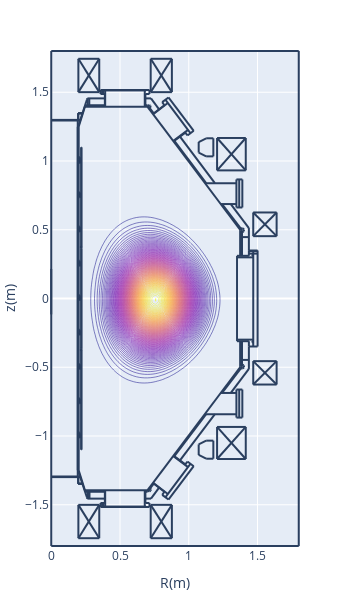

Notebook source saved alongside this figure:
### Code cell
# pressure
pl.d_contour(cond['pressure'])

### Figure 1 — Plotly figure (JSON) as saved in the notebook; plotly's stock layout.template omitted (floating-point values rounded to 4 significant figures; data arrays with more than 128 entries replaced by an {"elided": "..."} marker saying what was removed)
{"data": [{"contours": {"coloring": "lines"}, "dx": 0.02, "dy": 0.02, "ncontours": 100, "showscale": false, "type": "contour", "x0": 0, "y0": -1.8, "z": {"elided": "181x91 float values"}}], "layout": {"height": 597.3, "margin": {"autoexpand": false, "b": 50, "l": 50, "r": 50, "t": 50}, "shapes": [{"type": "line", "x0": 0.2652, "x1": 0.2652, "y0": -1.406, "y1": -1.455}, {"type": "line", "x0": 0.2766, "x1": 0.2766, "y0": -1.406, "y1": -1.455}, {"type": "line", "x0": 0.1927, "x1": 0.1927, "y0": -1.299, "y1": 1.299}, {"type": "line", "x0": 0.1927, "x1": 0.1927, "y0": -1.249, "y1": 1.249}, {"type": "line", "x0": 0.195, "x1": 0.195, "y0": -1.251, "y1": 1.249}, {"type": "line", "x0": 0.1995, "x1": 0.1995, "y0": -1.249, "y1": 1.249}, {"type": "line", "x0": 1.376, "x1": 0.7005, "y0": 0.4965, "y1": 1.394}, {"type": "line", "x0": 0.2199, "x1": 0.2199, "y0": 0.3695, "y1": 1.099}, {"type": "line", "x0": 0.2176, "x1": 0.2176, "y0": 0.3695, "y1": 1.099}, {"type": "line", "x0": 1.376, "x1": 0.7005, "y0": -0.4965, "y1": -1.394}, {"type": "line", "x0": 0.2176, "x1": 0.2176, "y0": -0.3695, "y1": -1.099}, {"type": "line", "x0": 0.2199, "x1": 0.2199, "y0": -0.3695, "y1": -1.099}, {"type": "line", "x0": 0.1995, "x1": 0.2448, "y0": -1.249, "y1": -1.394}, {"type": "line", "x0": 0.1972, "x1": 0.1972, "y0": -1.299, "y1": -1.344}, {"type": "line", "x0": 0.195, "x1": 0.195, "y0": -1.299, "y1": -1.349}, {"type": "line", "x0": 0.195, "x1": 0.229, "y0": -1.349, "y1": -1.349}, {"type": "line", "x0": 0.195, "x1": 0.2267, "y0": -1.344, "y1": -1.344}, {"type": "line", "x0": 0.1995, "x1": 0.1995, "y0": -0.9975, "y1": -0.9748}, {"type": "line", "x0": 0.2086, "x1": 0.2086, "y0": -1.009, "y1": -0.9907}, {"type": "line", "x0": 0.2086, "x1": 0.2086, "y0": -1.009, "y1": -0.9929}, {"type": "line", "x0": 0.2063, "x1": 0.2063, "y0": -1.011, "y1": -0.9748}, {"type": "line", "x0": 0, "x1": 0.2108, "y0": -1.294, "y1": -1.294}, {"type": "line", "x0": 0, "x1": 0.2131, "y0": -1.299, "y1": -1.299}, {"type": "line", "x0": 0.1995, "x1": 0.1995, "y0": -1.011, "y1": -1.002}, {"type": "line", "x0": 0.2063, "x1": 0.2086, "y0": -1.007, "y1": -1.007}, {"type": "line", "x0": 0.2086, "x1": 0.2086, "y0": -1.004, "y1": -1.004}, {"type": "line", "x0": 0.2086, "x1": 0.2176, "y0": -1.009, "y1": -1.009}, {"type": "line", "x0": 0.1995, "x1": 0.2063, "y0": -1.011, "y1": -1.011}, {"type": "line", "x0": 0.2199, "x1": 0.2176, "y0": -1.099, "y1": -1.099}, {"type": "line", "x0": 0.2063, "x1": 0.2086, "y0": -0.9929, "y1": -0.9929}, {"type": "line", "x0": 0.2086, "x1": 0.2086, "y0": -0.9975, "y1": -0.9975}, {"type": "line", "x0": 0.2086, "x1": 0.2176, "y0": -0.9929, "y1": -0.9929}, {"type": "line", "x0": 0.2086, "x1": 0.2176, "y0": -0.9907, "y1": -0.9907}, {"type": "line", "x0": 0.1995, "x1": 0.2063, "y0": -0.9748, "y1": -0.9748}, {"type": "line", "x0": 0.2086, "x1": 0.2176, "y0": -0.7594, "y1": -0.7594}, {"type": "line", "x0": 0.1995, "x1": 0.2063, "y0": -0.7617, "y1": -0.7617}, {"type": "line", "x0": 0.2086, "x1": 0.2086, "y0": -0.7594, "y1": -0.7413}, {"type": "line", "x0": 0.2086, "x1": 0.2086, "y0": -0.7594, "y1": -0.739}, {"type": "line", "x0": 0.1995, "x1": 0.1995, "y0": -0.7617, "y1": -0.7526}, {"type": "line", "x0": 0.2063, "x1": 0.2063, "y0": -0.7617, "y1": -0.7254}, {"type": "line", "x0": 0.1995, "x1": 0.2063, "y0": -0.7254, "y1": -0.7254}, {"type": "line", "x0": 0.2086, "x1": 0.2176, "y0": -0.739, "y1": -0.739}, {"type": "line", "x0": 0.2086, "x1": 0.2176, "y0": -0.7413, "y1": -0.7413}, {"type": "line", "x0": 0.2086, "x1": 0.2086, "y0": -0.7526, "y1": -0.7526}, {"type": "line", "x0": 0.2063, "x1": 0.2086, "y0": -0.7572, "y1": -0.7572}, {"type": "line", "x0": 0.2086, "x1": 0.2086, "y0": -0.7458, "y1": -0.7458}, {"type": "line", "x0": 0.2063, "x1": 0.2086, "y0": -0.7436, "y1": -0.7436}, {"type": "line", "x0": 0.1995, "x1": 0.1995, "y0": -0.7481, "y1": -0.7254}, {"type": "line", "x0": 0.3582, "x1": 0.7141, "y0": -1.517, "y1": -1.517}, {"type": "line", "x0": 0.3854, "x1": 0.6869, "y0": -1.514, "y1": -1.514}, {"type": "line", "x0": 0.3854, "x1": 0.6869, "y0": -1.514, "y1": -1.514}, {"type": "line", "x0": 0.2426, "x1": 0.7096, "y0": -1.394, "y1": -1.394}, {"type": "line", "x0": 0.3922, "x1": 0.3922, "y0": -1.514, "y1": -1.394}, {"type": "line", "x0": 0.3582, "x1": 0.3582, "y0": -1.517, "y1": -1.487}, {"type": "line", "x0": 0.3786, "x1": 0.3786, "y0": -1.517, "y1": -1.487}, {"type": "line", "x0": 0.3695, "x1": 0.3695, "y0": -1.517, "y1": -1.487}, {"type": "line", "x0": 0.3831, "x1": 0.3831, "y0": -1.517, "y1": -1.512}, {"type": "line", "x0": 0.3831, "x1": 0.3854, "y0": -1.512, "y1": -1.514}, {"type": "line", "x0": 0.3854, "x1": 0.3854, "y0": -1.514, "y1": -1.514}, {"type": "line", "x0": 0.3899, "x1": 0.263, "y0": -1.455, "y1": -1.455}, {"type": "line", "x0": 0.3582, "x1": 0.3899, "y0": -1.487, "y1": -1.487}, {"type": "line", "x0": 0.2471, "x1": 0.3899, "y0": -1.406, "y1": -1.406}, {"type": "line", "x0": 0.2766, "x1": 0.2766, "y0": -1.455, "y1": -1.406}, {"type": "line", "x0": 0.2652, "x1": 0.2652, "y0": -1.455, "y1": -1.406}, {"type": "line", "x0": 0.2584, "x1": 0.263, "y0": -1.444, "y1": -1.455}, {"type": "line", "x0": 0.2426, "x1": 0.2448, "y0": -1.394, "y1": -1.392}, {"type": "line", "x0": 0.3899, "x1": 0.3899, "y0": -1.487, "y1": -1.394}, {"type": "line", "x0": 0.6801, "x1": 0.6801, "y0": -1.514, "y1": -1.394}, {"type": "line", "x0": 0.7141, "x1": 0.7141, "y0": -1.517, "y1": -1.487}, {"type": "line", "x0": 0.6914, "x1": 0.6914, "y0": -1.517, "y1": -1.512}, {"type": "line", "x0": 0.6914, "x1": 0.6869, "y0": -1.512, "y1": -1.514}, {"type": "line", "x0": 0.6869, "x1": 0.6869, "y0": -1.514, "y1": -1.514}, {"type": "line", "x0": 0.6846, "x1": 0.6846, "y0": -1.487, "y1": -1.394}, {"type": "line", "x0": 0.6846, "x1": 0.7141, "y0": -1.487, "y1": -1.487}, {"type": "line", "x0": 0.7254, "x1": 0.6846, "y0": -1.455, "y1": -1.455}, {"type": "line", "x0": 0.7118, "x1": 0.705, "y0": -1.392, "y1": -1.387}, {"type": "line", "x0": 0.7055, "x1": 0.715, "y0": -1.4, "y1": -1.402}, {"type": "line", "x0": 0.715, "x1": 0.7223, "y0": -1.402, "y1": -1.397}, {"type": "line", "x0": 0.7223, "x1": 0.7248, "y0": -1.397, "y1": -1.389}, {"type": "line", "x0": 0.7248, "x1": 0.7198, "y0": -1.389, "y1": -1.381}, {"type": "line", "x0": 0.6846, "x1": 0.7005, "y0": -1.406, "y1": -1.406}, {"type": "line", "x0": 0.2199, "x1": 0.2199, "y0": -0.3627, "y1": 0.3627}, {"type": "line", "x0": 0.2176, "x1": 0.2176, "y0": -0.3627, "y1": 0.3627}, {"type": "line", "x0": 0.1995, "x1": 0.1995, "y0": -0.4965, "y1": -0.4761}, {"type": "line", "x0": 0.2063, "x1": 0.2063, "y0": -0.5123, "y1": -0.4761}, {"type": "line", "x0": 0.1995, "x1": 0.1995, "y0": -0.5123, "y1": -0.5033}, {"type": "line", "x0": 0.2086, "x1": 0.2086, "y0": -0.5101, "y1": -0.4897}, {"type": "line", "x0": 0.2086, "x1": 0.2086, "y0": -0.5101, "y1": -0.4919}, {"type": "line", "x0": 0.2086, "x1": 0.2176, "y0": -0.5101, "y1": -0.5101}, {"type": "line", "x0": 0.2063, "x1": 0.2086, "y0": -0.4942, "y1": -0.4942}, {"type": "line", "x0": 0.2086, "x1": 0.2086, "y0": -0.4965, "y1": -0.4965}, {"type": "line", "x0": 0.2063, "x1": 0.2086, "y0": -0.5055, "y1": -0.5055}, {"type": "line", "x0": 0.2086, "x1": 0.2086, "y0": -0.5033, "y1": -0.5033}, {"type": "line", "x0": 0.2086, "x1": 0.2176, "y0": -0.4919, "y1": -0.4919}, {"type": "line", "x0": 0.2086, "x1": 0.2176, "y0": -0.4897, "y1": -0.4897}, {"type": "line", "x0": 0.1995, "x1": 0.2063, "y0": -0.5123, "y1": -0.5123}, {"type": "line", "x0": 0.1995, "x1": 0.2063, "y0": -0.4761, "y1": -0.4761}, {"type": "line", "x0": 0.2154, "x1": 0.2176, "y0": -0.365, "y1": -0.3627}, {"type": "line", "x0": 0.2206, "x1": 0.2218, "y0": -0.3642, "y1": -0.3614}, {"type": "line", "x0": 0.2199, "x1": 0.2176, "y0": -0.3695, "y1": -0.3695}, {"type": "line", "x0": 0.2176, "x1": 0.2154, "y0": -0.3786, "y1": -0.3786}, {"type": "line", "x0": 0.2154, "x1": 0.2154, "y0": -0.3786, "y1": -0.3695}, {"type": "line", "x0": 0.2176, "x1": 0.2176, "y0": -0.3786, "y1": -0.3695}, {"type": "line", "x0": 0.2169, "x1": 0.2157, "y0": -0.365, "y1": -0.3678}, {"type": "line", "x0": 0.2183, "x1": 0.2177, "y0": -0.3664, "y1": -0.3678}, {"type": "line", "x0": 0.2176, "x1": 0.2199, "y0": -0.3673, "y1": -0.365}, {"type": "line", "x0": 0.2192, "x1": 0.2197, "y0": -0.3628, "y1": -0.3614}, {"type": "line", "x0": 0.1995, "x1": 0.1995, "y0": -0.263, "y1": -0.2516}, {"type": "line", "x0": 0.2063, "x1": 0.2063, "y0": -0.263, "y1": -0.2267}, {"type": "line", "x0": 0.2086, "x1": 0.2086, "y0": -0.2607, "y1": -0.2426}, {"type": "line", "x0": 0.2086, "x1": 0.2086, "y0": -0.2607, "y1": -0.2403}, {"type": "line", "x0": 0.2086, "x1": 0.2176, "y0": -0.2607, "y1": -0.2607}, {"type": "line", "x0": 0.2086, "x1": 0.2086, "y0": -0.2539, "y1": -0.2539}, {"type": "line", "x0": 0.2063, "x1": 0.2086, "y0": -0.2562, "y1": -0.2562}, {"type": "line", "x0": 0.1995, "x1": 0.2063, "y0": -0.263, "y1": -0.263}, {"type": "line", "x0": 0.1995, "x1": 0.1995, "y0": -0.2471, "y1": -0.2267}, {"type": "line", "x0": 0.2086, "x1": 0.2176, "y0": -0.2403, "y1": -0.2403}, {"type": "line", "x0": 0.2086, "x1": 0.2176, "y0": -0.2426, "y1": -0.2426}, {"type": "line", "x0": 0.2086, "x1": 0.2086, "y0": -0.2471, "y1": -0.2471}, {"type": "line", "x0": 0.2063, "x1": 0.2086, "y0": -0.2426, "y1": -0.2426}, {"type": "line", "x0": 0.1995, "x1": 0.2063, "y0": -0.2267, "y1": -0.2267}, {"type": "line", "x0": 0.1995, "x1": 0.2063, "y0": -0.01133, "y1": -0.01133}, {"type": "line", "x0": 0.1995, "x1": 0.2063, "y0": 0.02494, "y1": 0.02494}, {"type": "line", "x0": 0.1995, "x1": 0.1995, "y0": -0.01133, "y1": -0.002267}, {"type": "line", "x0": 0.1995, "x1": 0.1995, "y0": 0.002267, "y1": 0.02494}, {"type": "line", "x0": 0.2063, "x1": 0.2063, "y0": -0.01133, "y1": 0.02494}, {"type": "line", "x0": 0.2086, "x1": 0.2086, "y0": -0.009068, "y1": 0.006801}, {"type": "line", "x0": 0.2086, "x1": 0.2086, "y0": -0.009068, "y1": 0.009068}, {"type": "line", "x0": 0.2086, "x1": 0.2176, "y0": -0.009068, "y1": -0.009068}, {"type": "line", "x0": 0.2086, "x1": 0.2086, "y0": -0.004534, "y1": -0.004534}, {"type": "line", "x0": 0.2063, "x1": 0.2086, "y0": -0.006801, "y1": -0.006801}, {"type": "line", "x0": 0.2086, "x1": 0.2176, "y0": 0.009068, "y1": 0.009068}, {"type": "line", "x0": 0.2086, "x1": 0.2176, "y0": 0.006801, "y1": 0.006801}, {"type": "line", "x0": 0.2086, "x1": 0.2086, "y0": 0.002267, "y1": 0.002267}, {"type": "line", "x0": 0.2063, "x1": 0.2086, "y0": 0.006801, "y1": 0.006801}, {"type": "line", "x0": 0.2176, "x1": 0.2176, "y0": 0.3786, "y1": 0.3695}, {"type": "line", "x0": 0.2154, "x1": 0.2154, "y0": 0.3786, "y1": 0.3695}, {"type": "line", "x0": 0.1995, "x1": 0.1995, "y0": 0.2516, "y1": 0.2743}, {"type": "line", "x0": 0.2063, "x1": 0.2063, "y0": 0.238, "y1": 0.2743}, {"type": "line", "x0": 0.2086, "x1": 0.2086, "y0": 0.2403, "y1": 0.2607}, {"type": "line", "x0": 0.1995, "x1": 0.2063, "y0": 0.238, "y1": 0.238}, {"type": "line", "x0": 0.1995, "x1": 0.1995, "y0": 0.238, "y1": 0.2471}, {"type": "line", "x0": 0.2063, "x1": 0.2086, "y0": 0.2562, "y1": 0.2562}, {"type": "line", "x0": 0.2086, "x1": 0.2086, "y0": 0.2539, "y1": 0.2539}, {"type": "line", "x0": 0.2086, "x1": 0.2176, "y0": 0.2584, "y1": 0.2584}, {"type": "line", "x0": 0.2063, "x1": 0.2086, "y0": 0.2426, "y1": 0.2426}, {"type": "line", "x0": 0.2086, "x1": 0.2086, "y0": 0.2471, "y1": 0.2471}, {"type": "line", "x0": 0.2086, "x1": 0.2176, "y0": 0.2403, "y1": 0.2403}, {"type": "line", "x0": 0.2086, "x1": 0.2086, "y0": 0.2403, "y1": 0.2584}, {"type": "line", "x0": 0.2086, "x1": 0.2176, "y0": 0.2607, "y1": 0.2607}, {"type": "line", "x0": 0.1995, "x1": 0.2063, "y0": 0.2743, "y1": 0.2743}, {"type": "line", "x0": 0.2177, "x1": 0.2183, "y0": 0.3696, "y1": 0.3682}, {"type": "line", "x0": 0.2157, "x1": 0.2169, "y0": 0.3696, "y1": 0.3668}, {"type": "line", "x0": 0.2176, "x1": 0.2199, "y0": 0.3673, "y1": 0.365}, {"type": "line", "x0": 0.2218, "x1": 0.2206, "y0": 0.3632, "y1": 0.366}, {"type": "line", "x0": 0.2154, "x1": 0.2176, "y0": 0.365, "y1": 0.3627}, {"type": "line", "x0": 0.2197, "x1": 0.2192, "y0": 0.3632, "y1": 0.3646}, {"type": "line", "x0": 0.2199, "x1": 0.2176, "y0": 0.3695, "y1": 0.3695}, {"type": "line", "x0": 0.2176, "x1": 0.2154, "y0": 0.3786, "y1": 0.3786}, {"type": "line", "x0": 0.1995, "x1": 0.1995, "y0": 0.5033, "y1": 0.5237}, {"type": "line", "x0": 0.1995, "x1": 0.1995, "y0": 0.4874, "y1": 0.4965}, {"type": "line", "x0": 0.2063, "x1": 0.2063, "y0": 0.4874, "y1": 0.5237}, {"type": "line", "x0": 0.2086, "x1": 0.2086, "y0": 0.4897, "y1": 0.5078}, {"type": "line", "x0": 0.2086, "x1": 0.2086, "y0": 0.4897, "y1": 0.5101}, {"type": "line", "x0": 0.2086, "x1": 0.2176, "y0": 0.4897, "y1": 0.4897}, {"type": "line", "x0": 0.2086, "x1": 0.2086, "y0": 0.4965, "y1": 0.4965}, {"type": "line", "x0": 0.2063, "x1": 0.2086, "y0": 0.4942, "y1": 0.4942}, {"type": "line", "x0": 0.2086, "x1": 0.2176, "y0": 0.5101, "y1": 0.5101}, {"type": "line", "x0": 0.2086, "x1": 0.2176, "y0": 0.5078, "y1": 0.5078}, {"type": "line", "x0": 0.2086, "x1": 0.2086, "y0": 0.5033, "y1": 0.5033}, {"type": "line", "x0": 0.2063, "x1": 0.2086, "y0": 0.5055, "y1": 0.5055}, {"type": "line", "x0": 0.1995, "x1": 0.2063, "y0": 0.4874, "y1": 0.4874}, {"type": "line", "x0": 0.1995, "x1": 0.2063, "y0": 0.5237, "y1": 0.5237}, {"type": "line", "x0": 1.501, "x1": 1.501, "y0": 0.3491, "y1": -0.3491}, {"type": "line", "x0": 1.351, "x1": 1.351, "y0": 0.3106, "y1": -0.3106}, {"type": "line", "x0": 1.469, "x1": 1.469, "y0": 0.3491, "y1": -0.3491}, {"type": "line", "x0": 1.387, "x1": 1.387, "y0": -0.3106, "y1": -0.4965}, {"type": "line", "x0": 1.374, "x1": 1.374, "y0": -0.3106, "y1": -0.4965}, {"type": "line", "x0": 1.462, "x1": 1.462, "y0": -0.3196, "y1": -0.3106}, {"type": "line", "x0": 1.437, "x1": 1.437, "y0": -0.3106, "y1": -0.3491}, {"type": "line", "x0": 1.437, "x1": 1.501, "y0": -0.3491, "y1": -0.3491}, {"type": "line", "x0": 1.437, "x1": 1.437, "y0": -0.3491, "y1": -0.5123}, {"type": "line", "x0": 1.379, "x1": 1.392, "y0": -0.5069, "y1": -0.5093}, {"type": "line", "x0": 1.392, "x1": 1.402, "y0": -0.5093, "y1": -0.4997}, {"type": "line", "x0": 1.402, "x1": 1.4, "y0": -0.4997, "y1": -0.4862}, {"type": "line", "x0": 1.4, "x1": 1.388, "y0": -0.4862, "y1": -0.48}, {"type": "line", "x0": 1.374, "x1": 1.374, "y0": -0.4965, "y1": -0.4987}, {"type": "line", "x0": 1.383, "x1": 1.378, "y0": -0.501, "y1": -0.4965}, {"type": "line", "x0": 1.387, "x1": 1.437, "y0": -0.4466, "y1": -0.4466}, {"type": "line", "x0": 1.462, "x1": 1.469, "y0": -0.3196, "y1": -0.3196}, {"type": "line", "x0": 1.351, "x1": 1.469, "y0": -0.2992, "y1": -0.2992}, {"type": "line", "x0": 1.351, "x1": 1.437, "y0": -0.3106, "y1": -0.3106}, {"type": "line", "x0": 1.462, "x1": 1.469, "y0": -0.3106, "y1": -0.3106}, {"type": "line", "x0": 1.437, "x1": 1.437, "y0": 0.5123, "y1": 0.3514}, {"type": "line", "x0": 1.387, "x1": 1.387, "y0": 0.4965, "y1": 0.3106}, {"type": "line", "x0": 1.374, "x1": 1.374, "y0": 0.4965, "y1": 0.3106}, {"type": "line", "x0": 1.437, "x1": 1.501, "y0": 0.3491, "y1": 0.3491}, {"type": "line", "x0": 1.501, "x1": 1.437, "y0": 0.3264, "y1": 0.3264}, {"type": "line", "x0": 1.501, "x1": 1.437, "y0": 0.3446, "y1": 0.3446}, {"type": "line", "x0": 1.351, "x1": 1.469, "y0": 0.2992, "y1": 0.2992}, {"type": "line", "x0": 1.351, "x1": 1.437, "y0": 0.3106, "y1": 0.3106}, {"type": "line", "x0": 1.462, "x1": 1.462, "y0": 0.3196, "y1": 0.3106}, {"type": "line", "x0": 1.437, "x1": 1.437, "y0": 0.3514, "y1": 0.3106}, {"type": "line", "x0": 1.462, "x1": 1.469, "y0": 0.3106, "y1": 0.3106}, {"type": "line", "x0": 1.462, "x1": 1.469, "y0": 0.3196, "y1": 0.3196}, {"type": "line", "x0": 1.388, "x1": 1.4, "y0": 0.4818, "y1": 0.488}, {"type": "line", "x0": 1.4, "x1": 1.402, "y0": 0.488, "y1": 0.5015}, {"type": "line", "x0": 1.402, "x1": 1.392, "y0": 0.5015, "y1": 0.5111}, {"type": "line", "x0": 1.392, "x1": 1.379, "y0": 0.5111, "y1": 0.5088}, {"type": "line", "x0": 1.387, "x1": 1.437, "y0": 0.4466, "y1": 0.4466}, {"type": "line", "x0": 1.374, "x1": 1.374, "y0": 0.4965, "y1": 0.4987}, {"type": "line", "x0": 1.383, "x1": 1.378, "y0": 0.501, "y1": 0.4965}, {"type": "line", "x0": 0.1995, "x1": 0.2448, "y0": 1.249, "y1": 1.394}, {"type": "line", "x0": 0.1995, "x1": 0.1995, "y0": 0.7526, "y1": 0.773}, {"type": "line", "x0": 0.2063, "x1": 0.2063, "y0": 0.7368, "y1": 0.773}, {"type": "line", "x0": 0.1995, "x1": 0.1995, "y0": 0.7368, "y1": 0.7481}, {"type": "line", "x0": 0.2063, "x1": 0.2086, "y0": 0.7572, "y1": 0.7572}, {"type": "line", "x0": 0.2086, "x1": 0.2086, "y0": 0.7526, "y1": 0.7526}, {"type": "line", "x0": 0.2063, "x1": 0.2086, "y0": 0.7436, "y1": 0.7436}, {"type": "line", "x0": 0.2086, "x1": 0.2086, "y0": 0.7458, "y1": 0.7458}, {"type": "line", "x0": 0.2086, "x1": 0.2086, "y0": 0.739, "y1": 0.7594}, {"type": "line", "x0": 0.2086, "x1": 0.2086, "y0": 0.739, "y1": 0.7572}, {"type": "line", "x0": 0.2086, "x1": 0.2176, "y0": 0.739, "y1": 0.739}, {"type": "line", "x0": 0.2086, "x1": 0.2176, "y0": 0.7572, "y1": 0.7572}, {"type": "line", "x0": 0.2086, "x1": 0.2176, "y0": 0.7594, "y1": 0.7594}, {"type": "line", "x0": 0.1995, "x1": 0.2063, "y0": 0.7368, "y1": 0.7368}, {"type": "line", "x0": 0.1995, "x1": 0.2063, "y0": 0.773, "y1": 0.773}, {"type": "line", "x0": 0.2086, "x1": 0.2086, "y0": 0.9907, "y1": 1.009}, {"type": "line", "x0": 0.2086, "x1": 0.2086, "y0": 0.9907, "y1": 1.007}, {"type": "line", "x0": 0.2086, "x1": 0.2176, "y0": 0.9907, "y1": 0.9907}, {"type": "line", "x0": 0.2086, "x1": 0.2176, "y0": 1.007, "y1": 1.007}, {"type": "line", "x0": 0.2086, "x1": 0.2176, "y0": 1.009, "y1": 1.009}, {"type": "line", "x0": 0.2063, "x1": 0.2063, "y0": 0.9884, "y1": 1.025}, {"type": "line", "x0": 0.2086, "x1": 0.2086, "y0": 1.009, "y1": 1.025}, {"type": "line", "x0": 0.1995, "x1": 0.1995, "y0": 1.002, "y1": 1.025}, {"type": "line", "x0": 0.1995, "x1": 0.1995, "y0": 1.002, "y1": 1.025}, {"type": "line", "x0": 0.1995, "x1": 0.1995, "y0": 0.9884, "y1": 0.9975}, {"type": "line", "x0": 0.2086, "x1": 0.2086, "y0": 1.009, "y1": 1.025}, {"type": "line", "x0": 0.2063, "x1": 0.2063, "y0": 0.9884, "y1": 1.025}, {"type": "line", "x0": 0.2086, "x1": 0.2176, "y0": 1.009, "y1": 1.009}, {"type": "line", "x0": 0.2086, "x1": 0.2176, "y0": 1.007, "y1": 1.007}, {"type": "line", "x0": 0.2086, "x1": 0.2176, "y0": 0.9907, "y1": 0.9907}, {"type": "line", "x0": 0.2086, "x1": 0.2086, "y0": 0.9907, "y1": 1.007}, {"type": "line", "x0": 0.2086, "x1": 0.2086, "y0": 0.9907, "y1": 1.009}, {"type": "line", "x0": 0.2086, "x1": 0.2086, "y0": 0.9952, "y1": 0.9952}, {"type": "line", "x0": 0.2086, "x1": 0.2086, "y0": 0.9884, "y1": 0.9907}, {"type": "line", "x0": 0.2063, "x1": 0.2086, "y0": 0.9929, "y1": 0.9929}, {"type": "line", "x0": 0.2086, "x1": 0.2086, "y0": 1.002, "y1": 1.002}, {"type": "line", "x0": 0.2063, "x1": 0.2086, "y0": 1.007, "y1": 1.007}, {"type": "line", "x0": 0.1995, "x1": 0.2086, "y0": 0.9884, "y1": 0.9884}, {"type": "line", "x0": 0.1995, "x1": 0.2086, "y0": 1.025, "y1": 1.025}, {"type": "line", "x0": 0.1995, "x1": 0.2086, "y0": 1.025, "y1": 1.025}, {"type": "line", "x0": 0.2063, "x1": 0.2086, "y0": 1.007, "y1": 1.007}, {"type": "line", "x0": 0.2086, "x1": 0.2086, "y0": 1.002, "y1": 1.002}, {"type": "line", "x0": 0.2063, "x1": 0.2086, "y0": 0.9929, "y1": 0.9929}, {"type": "line", "x0": 0.2086, "x1": 0.2086, "y0": 0.9884, "y1": 0.9907}, {"type": "line", "x0": 0.2086, "x1": 0.2086, "y0": 0.9952, "y1": 0.9952}, {"type": "line", "x0": 0.1995, "x1": 0.1995, "y0": 0.9884, "y1": 0.9975}, {"type": "line", "x0": 0.1995, "x1": 0.2086, "y0": 0.9884, "y1": 0.9884}, {"type": "line", "x0": 0.2199, "x1": 0.2176, "y0": 1.099, "y1": 1.099}, {"type": "line", "x0": 0, "x1": 0.2131, "y0": 1.299, "y1": 1.299}, {"type": "line", "x0": 0, "x1": 0.2108, "y0": 1.294, "y1": 1.294}, {"type": "line", "x0": 0.195, "x1": 0.2267, "y0": 1.344, "y1": 1.344}, {"type": "line", "x0": 0.195, "x1": 0.229, "y0": 1.349, "y1": 1.349}, {"type": "line", "x0": 0.195, "x1": 0.195, "y0": 1.299, "y1": 1.349}, {"type": "line", "x0": 0.1972, "x1": 0.1972, "y0": 1.299, "y1": 1.344}, {"type": "line", "x0": 0.2426, "x1": 0.2448, "y0": 1.394, "y1": 1.392}, {"type": "line", "x0": 0.7096, "x1": 0.7028, "y0": 1.394, "y1": 1.39}, {"type": "line", "x0": 0.718, "x1": 0.723, "y0": 1.385, "y1": 1.393}, {"type": "line", "x0": 0.723, "x1": 0.7205, "y0": 1.393, "y1": 1.402}, {"type": "line", "x0": 0.7205, "x1": 0.7132, "y0": 1.402, "y1": 1.407}, {"type": "line", "x0": 0.7132, "x1": 0.7037, "y0": 1.407, "y1": 1.404}, {"type": "line", "x0": 0.2426, "x1": 0.7096, "y0": 1.394, "y1": 1.394}, {"type": "line", "x0": 0.3854, "x1": 0.6869, "y0": 1.514, "y1": 1.514}, {"type": "line", "x0": 0.3854, "x1": 0.6869, "y0": 1.514, "y1": 1.514}, {"type": "line", "x0": 0.3582, "x1": 0.7141, "y0": 1.517, "y1": 1.517}, {"type": "line", "x0": 0.3899, "x1": 0.263, "y0": 1.455, "y1": 1.455}, {"type": "line", "x0": 0.2471, "x1": 0.3899, "y0": 1.406, "y1": 1.406}, {"type": "line", "x0": 0.3582, "x1": 0.3899, "y0": 1.487, "y1": 1.487}, {"type": "line", "x0": 0.2584, "x1": 0.263, "y0": 1.444, "y1": 1.455}, {"type": "line", "x0": 0.2652, "x1": 0.2652, "y0": 1.455, "y1": 1.406}, {"type": "line", "x0": 0.2766, "x1": 0.2766, "y0": 1.455, "y1": 1.406}, {"type": "line", "x0": 0.3582, "x1": 0.3582, "y0": 1.517, "y1": 1.487}, {"type": "line", "x0": 0.3899, "x1": 0.3899, "y0": 1.487, "y1": 1.394}, {"type": "line", "x0": 0.3922, "x1": 0.3922, "y0": 1.514, "y1": 1.394}, {"type": "line", "x0": 0.3854, "x1": 0.3854, "y0": 1.514, "y1": 1.514}, {"type": "line", "x0": 0.3831, "x1": 0.3854, "y0": 1.512, "y1": 1.514}, {"type": "line", "x0": 0.3831, "x1": 0.3831, "y0": 1.517, "y1": 1.512}, {"type": "line", "x0": 0.3695, "x1": 0.3695, "y0": 1.517, "y1": 1.487}, {"type": "line", "x0": 0.3786, "x1": 0.3786, "y0": 1.517, "y1": 1.487}, {"type": "line", "x0": 0.6846, "x1": 0.6846, "y0": 1.487, "y1": 1.394}, {"type": "line", "x0": 0.6801, "x1": 0.6801, "y0": 1.514, "y1": 1.394}, {"type": "line", "x0": 0.6846, "x1": 0.7005, "y0": 1.406, "y1": 1.406}, {"type": "line", "x0": 0.6846, "x1": 0.7141, "y0": 1.487, "y1": 1.487}, {"type": "line", "x0": 0.6869, "x1": 0.6869, "y0": 1.514, "y1": 1.514}, {"type": "line", "x0": 0.6914, "x1": 0.6869, "y0": 1.512, "y1": 1.514}, {"type": "line", "x0": 0.6914, "x1": 0.6914, "y0": 1.517, "y1": 1.512}, {"type": "line", "x0": 0.7141, "x1": 0.7141, "y0": 1.517, "y1": 1.487}, {"type": "line", "x0": 0.7254, "x1": 0.6846, "y0": 1.455, "y1": 1.455}, {"type": "line", "x0": 0.7844, "x1": 0.7254, "y0": 1.376, "y1": 1.455}, {"type": "line", "x0": 0.7458, "x1": 0.7005, "y0": 1.347, "y1": 1.406}, {"type": "line", "x0": 0, "x1": 0, "y0": 0.2154, "y1": -0.1156}, {"type": "line", "x0": 0.7844, "x1": 0.7254, "y0": -1.376, "y1": -1.455}, {"type": "line", "x0": 0.7458, "x1": 0.7005, "y0": -1.347, "y1": -1.406}, {"type": "line", "x0": 1.437, "x1": 1.306, "y0": 0.5123, "y1": 0.6869}, {"type": "line", "x0": 1.387, "x1": 1.242, "y0": 0.4965, "y1": 0.6869}, {"type": "line", "x0": 1.347, "x1": 1.118, "y0": 0.8388, "y1": 0.8388}, {"type": "line", "x0": 1.347, "x1": 1.347, "y0": 0.866, "y1": 0.662}, {"type": "line", "x0": 1.367, "x1": 1.367, "y0": 0.866, "y1": 0.662}, {"type": "line", "x0": 1.39, "x1": 1.39, "y0": 0.866, "y1": 0.662}, {"type": "line", "x0": 1.39, "x1": 1.347, "y0": 0.866, "y1": 0.866}, {"type": "line", "x0": 1.39, "x1": 1.347, "y0": 0.662, "y1": 0.662}, {"type": "line", "x0": 1.347, "x1": 1.233, "y0": 0.6869, "y1": 0.6869}, {"type": "line", "x0": 1.347, "x1": 1.118, "y0": -0.8411, "y1": -0.8411}, {"type": "line", "x0": 1.347, "x1": 1.347, "y0": -0.866, "y1": -0.662}, {"type": "line", "x0": 1.367, "x1": 1.367, "y0": -0.866, "y1": -0.662}, {"type": "line", "x0": 1.39, "x1": 1.39, "y0": -0.866, "y1": -0.662}, {"type": "line", "x0": 1.39, "x1": 1.347, "y0": -0.866, "y1": -0.866}, {"type": "line", "x0": 1.39, "x1": 1.347, "y0": -0.662, "y1": -0.662}, {"type": "line", "x0": 1.347, "x1": 1.233, "y0": -0.6869, "y1": -0.6869}, {"type": "line", "x0": 1.437, "x1": 1.306, "y0": -0.5123, "y1": -0.6869}, {"type": "line", "x0": 1.387, "x1": 1.242, "y0": -0.4965, "y1": -0.6869}, {"type": "line", "x0": 0.195, "x1": 0.2584, "y0": -1.251, "y1": -1.444}, {"type": "line", "x0": 0.195, "x1": 0.2584, "y0": 1.249, "y1": 1.444}, {"type": "line", "x0": 0.8524, "x1": 0.8071, "y0": 1.462, "y1": 1.428}, {"type": "line", "x0": 0.8071, "x1": 0.8229, "y0": 1.428, "y1": 1.406}, {"type": "line", "x0": 0.8229, "x1": 0.739, "y0": 1.406, "y1": 1.342}, {"type": "line", "x0": 0.8479, "x1": 0.7413, "y0": 1.421, "y1": 1.34}, {"type": "line", "x0": 0.8524, "x1": 1.036, "y0": 1.462, "y1": 1.22}, {"type": "line", "x0": 0.8297, "x1": 1.013, "y0": 1.446, "y1": 1.202}, {"type": "line", "x0": 0.9952, "x1": 0.8864, "y0": 1.226, "y1": 1.145}, {"type": "line", "x0": 1.036, "x1": 0.9907, "y0": 1.22, "y1": 1.186}, {"type": "line", "x0": 0.9748, "x1": 0.9907, "y0": 1.206, "y1": 1.186}, {"type": "line", "x0": 0.9748, "x1": 0.8887, "y0": 1.206, "y1": 1.143}, {"type": "line", "x0": 1.19, "x1": 0.9363, "y0": 0.8388, "y1": 1.177}, {"type": "line", "x0": 1.127, "x1": 0.8955, "y0": 0.8388, "y1": 1.147}, {"type": "line", "x0": 0.8524, "x1": 0.8071, "y0": -1.462, "y1": -1.428}, {"type": "line", "x0": 0.8071, "x1": 0.8229, "y0": -1.428, "y1": -1.406}, {"type": "line", "x0": 0.8229, "x1": 0.739, "y0": -1.406, "y1": -1.342}, {"type": "line", "x0": 0.8479, "x1": 0.7413, "y0": -1.421, "y1": -1.34}, {"type": "line", "x0": 0.8524, "x1": 1.036, "y0": -1.462, "y1": -1.22}, {"type": "line", "x0": 0.8297, "x1": 1.013, "y0": -1.446, "y1": -1.202}, {"type": "line", "x0": 0.9952, "x1": 0.8864, "y0": -1.226, "y1": -1.145}, {"type": "line", "x0": 1.036, "x1": 0.9907, "y0": -1.22, "y1": -1.186}, {"type": "line", "x0": 0.9748, "x1": 0.9907, "y0": -1.206, "y1": -1.186}, {"type": "line", "x0": 0.9748, "x1": 0.8887, "y0": -1.206, "y1": -1.143}, {"type": "line", "x0": 1.19, "x1": 0.9363, "y0": -0.8411, "y1": -1.177}, {"type": "line", "x0": 1.127, "x1": 0.8955, "y0": -0.8411, "y1": -1.147}, {"type": "line", "x0": 0.1972, "x1": 0.1972, "y0": -1.501, "y1": -1.743}, {"type": "line", "x0": 0.1972, "x1": 0.3491, "y0": -1.743, "y1": -1.743}, {"type": "line", "x0": 0.3491, "x1": 0.3491, "y0": -1.743, "y1": -1.501}, {"type": "line", "x0": 0.3491, "x1": 0.1972, "y0": -1.501, "y1": -1.501}, {"type": "line", "x0": 0.1972, "x1": 0.1972, "y0": 1.743, "y1": 1.501}, {"type": "line", "x0": 0.1972, "x1": 0.3491, "y0": 1.501, "y1": 1.501}, {"type": "line", "x0": 0.3491, "x1": 0.3491, "y0": 1.501, "y1": 1.743}, {"type": "line", "x0": 0.3491, "x1": 0.1972, "y0": 1.743, "y1": 1.743}, {"type": "line", "x0": 0.7232, "x1": 0.7232, "y0": 1.743, "y1": 1.501}, {"type": "line", "x0": 0.7232, "x1": 0.8773, "y0": 1.501, "y1": 1.501}, {"type": "line", "x0": 0.8773, "x1": 0.8773, "y0": 1.501, "y1": 1.743}, {"type": "line", "x0": 0.8773, "x1": 0.7232, "y0": 1.743, "y1": 1.743}, {"type": "line", "x0": 0.7232, "x1": 0.7232, "y0": -1.501, "y1": -1.743}, {"type": "line", "x0": 0.7232, "x1": 0.8773, "y0": -1.743, "y1": -1.743}, {"type": "line", "x0": 0.8773, "x1": 0.8773, "y0": -1.743, "y1": -1.501}, {"type": "line", "x0": 0.8773, "x1": 0.7232, "y0": -1.501, "y1": -1.501}, {"type": "line", "x0": 1.206, "x1": 1.206, "y0": -0.934, "y1": -1.168}, {"type": "line", "x0": 1.206, "x1": 1.415, "y0": -1.168, "y1": -1.168}, {"type": "line", "x0": 1.415, "x1": 1.415, "y0": -1.168, "y1": -0.934}, {"type": "line", "x0": 1.415, "x1": 1.206, "y0": -0.934, "y1": -0.934}, {"type": "line", "x0": 1.206, "x1": 1.206, "y0": 1.168, "y1": 0.9317}, {"type": "line", "x0": 1.206, "x1": 1.415, "y0": 0.9317, "y1": 0.9317}, {"type": "line", "x0": 1.415, "x1": 1.415, "y0": 0.9317, "y1": 1.168}, {"type": "line", "x0": 1.415, "x1": 1.206, "y0": 1.168, "y1": 1.168}, {"type": "line", "x0": 1.469, "x1": 1.469, "y0": 0.6257, "y1": 0.4534}, {"type": "line", "x0": 1.469, "x1": 1.639, "y0": 0.4534, "y1": 0.4534}, {"type": "line", "x0": 1.639, "x1": 1.639, "y0": 0.4534, "y1": 0.6257}, {"type": "line", "x0": 1.639, "x1": 1.469, "y0": 0.6257, "y1": 0.6257}, {"type": "line", "x0": 1.469, "x1": 1.469, "y0": -0.4557, "y1": -0.6257}, {"type": "line", "x0": 1.469, "x1": 1.639, "y0": -0.6257, "y1": -0.6257}, {"type": "line", "x0": 1.639, "x1": 1.639, "y0": -0.6257, "y1": -0.4557}, {"type": "line", "x0": 1.639, "x1": 1.469, "y0": -0.4557, "y1": -0.4557}, {"type": "line", "x0": 1.072, "x1": 1.127, "y0": 1.138, "y1": 1.165}, {"type": "line", "x0": 1.127, "x1": 1.179, "y0": 1.165, "y1": 1.165}, {"type": "line", "x0": 1.179, "x1": 1.179, "y0": 1.165, "y1": 1.034}, {"type": "line", "x0": 1.179, "x1": 1.127, "y0": 1.034, "y1": 1.034}, {"type": "line", "x0": 1.127, "x1": 1.072, "y0": 1.034, "y1": 1.061}, {"type": "line", "x0": 1.072, "x1": 1.072, "y0": 1.061, "y1": 1.138}, {"type": "line", "x0": 1.072, "x1": 1.072, "y0": -1.138, "y1": -1.061}, {"type": "line", "x0": 1.072, "x1": 1.127, "y0": -1.061, "y1": -1.034}, {"type": "line", "x0": 1.127, "x1": 1.179, "y0": -1.034, "y1": -1.034}, {"type": "line", "x0": 1.179, "x1": 1.179, "y0": -1.034, "y1": -1.165}, {"type": "line", "x0": 1.179, "x1": 1.127, "y0": -1.165, "y1": -1.165}, {"type": "line", "x0": 1.127, "x1": 1.072, "y0": -1.165, "y1": -1.138}, {"type": "line", "x0": 1.469, "x1": 1.639, "y0": 0.6257, "y1": 0.4534}, {"type": "line", "x0": 1.469, "x1": 1.639, "y0": 0.4534, "y1": 0.6257}, {"type": "line", "x0": 1.206, "x1": 1.415, "y0": 1.168, "y1": 0.9317}, {"type": "line", "x0": 1.206, "x1": 1.415, "y0": 0.9317, "y1": 1.168}, {"type": "line", "x0": 1.469, "x1": 1.639, "y0": -0.6257, "y1": -0.4557}, {"type": "line", "x0": 1.469, "x1": 1.639, "y0": -0.4557, "y1": -0.6257}, {"type": "line", "x0": 1.415, "x1": 1.206, "y0": -0.934, "y1": -1.168}, {"type": "line", "x0": 1.206, "x1": 1.415, "y0": -0.934, "y1": -1.168}, {"type": "line", "x0": 0.1972, "x1": 0.3491, "y0": -1.501, "y1": -1.743}, {"type": "line", "x0": 0.1972, "x1": 0.3491, "y0": -1.743, "y1": -1.501}, {"type": "line", "x0": 0.7232, "x1": 0.8773, "y0": -1.501, "y1": -1.743}, {"type": "line", "x0": 0.7232, "x1": 0.8773, "y0": -1.743, "y1": -1.501}, {"type": "line", "x0": 0.1972, "x1": 0.3491, "y0": 1.501, "y1": 1.743}, {"type": "line", "x0": 0.1972, "x1": 0.3491, "y0": 1.743, "y1": 1.501}, {"type": "line", "x0": 0.7232, "x1": 0.8773, "y0": 1.743, "y1": 1.501}, {"type": "line", "x0": 0.7232, "x1": 0.8773, "y0": 1.501, "y1": 1.743}, {"type": "line", "x0": 0, "x1": 1.8, "y0": 1.8, "y1": 1.8}, {"type": "line", "x0": 0, "x1": 1.8, "y0": -1.8, "y1": -1.8}, {"type": "line", "x0": 1.8, "x1": 1.8, "y0": -1.8, "y1": 1.8}, {"type": "line", "x0": 0, "x1": 0, "y0": 1.8, "y1": -1.8}], "width": 350, "xaxis": {"title": {"text": "R(m)"}}, "yaxis": {"scaleanchor": "x", "title": {"text": "z(m)"}}}}
